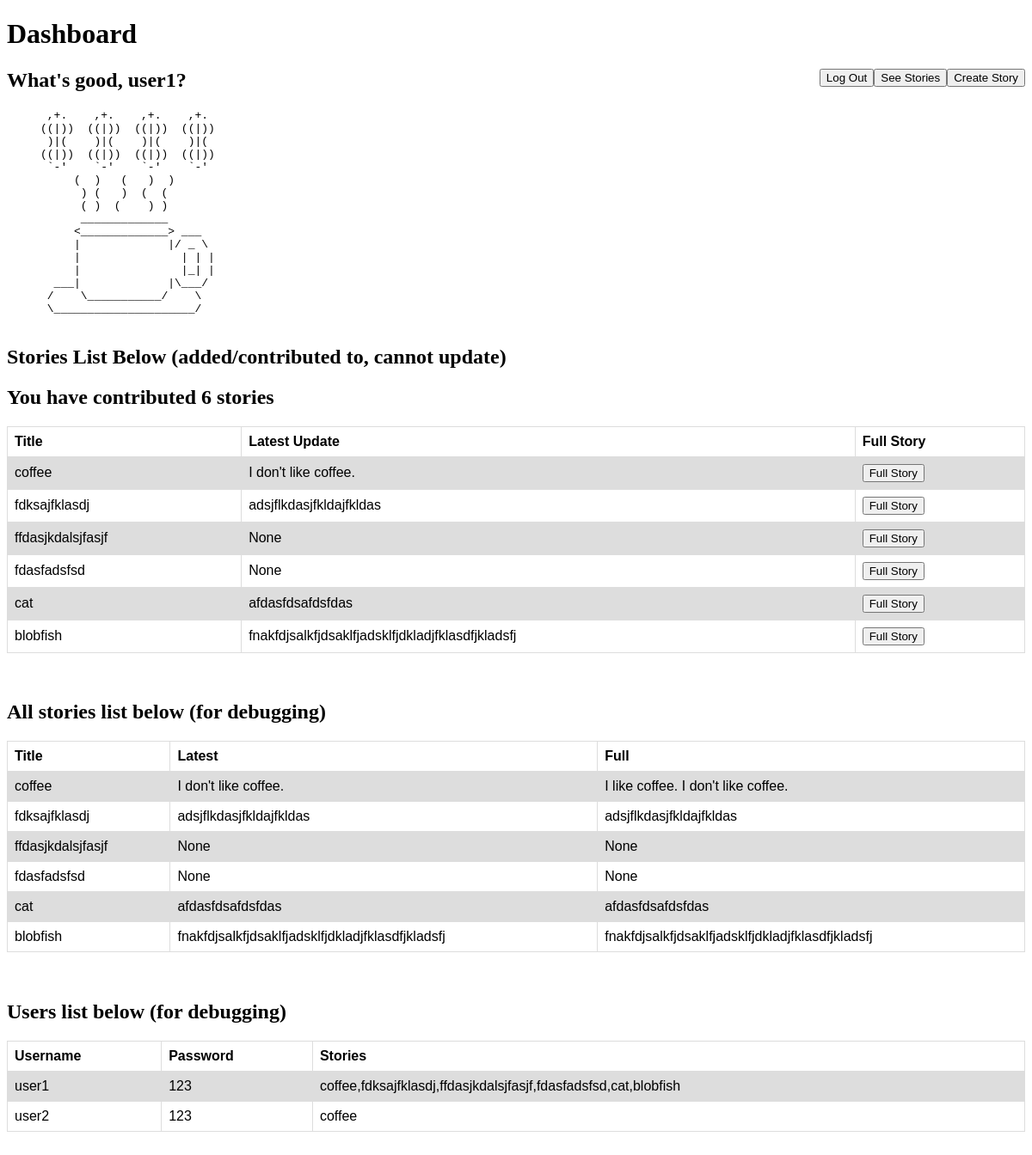
The app's page /dashboard (signed in) with its own data.
### tables this page shows
CREATE TABLE users (username TEXT, password TEXT, stories TEXT);

CREATE TABLE stories (name TEXT, latestUpdate TEXT, fullStory TEXT);

### __init__.py (the view)
@app.route("/dashboard")
def dashboard():
    if not session.get(logged_in_user):
        return render_template('main_page.html')
    c.execute("SELECT stories FROM users WHERE username = (?)", (logged_in_user,))
    userStories = c.fetchall()
    userStoriesList = list(userStories[0][0].split(","))
    num_stories = len(userStoriesList)
    if (num_stories == 1) and (userStoriesList[0] == ''):
        num_stories = 0
    stories_list = []
    for story in userStoriesList:
        c.execute("SELECT * FROM stories where name = (?)", (story,))
        row = c.fetchall()
        stories_list.append(row)
    c.execute("SELECT * FROM users")
    users_list = [line for line in c]
    c.execute("SELECT * FROM stories")
    db_stories_list = [line for line in c]
    return render_template(
        "dashboard.html",
        username=logged_in_user,         # so we can see username when we log in
        num_stories=num_stories,         # num of stories the user has added/contributed to
        stories_list=stories_list,       # shows the tables user has added/contributed to
        db_stories_list=db_stories_list, # shows title,latest,full for debugging
        users_list=users_list,           # shows user,pass,titles for debugging
        )

### templates/dashboard.html (shortened to what this page needs)
<!DOCTYPE html>
<html>
  <head>
    <link rel="stylesheet" href="static/css/my_style.css">
    <h1>Dashboard</h1>
  </head>
  <body>
    <form action="/create_story" style="float:right">
      <input type="submit" value="Create Story">
    </form>
    <form action="/see_stories" style="float:right">
      <input type="submit" value="See Stories">
    </form>
    <form action="/logout" method="POST" style="float:right">
      <input type="submit" value="Log Out">
    </form>
    <h2>What's good, {{username}}?</h2>
    <pre>
      ,+.    ,+.    ,+.    ,+.
     ((|))  ((|))  ((|))  ((|))
      )|(    )|(    )|(    )|(
     ((|))  ((|))  ((|))  ((|))
      `-'    `-'    `-'    `-'
          (  )   (   )  )
           ) (   )  (  (
           ( )  (    ) )
           _____________
          <_____________> ___
          |             |/ _ \
          |               | | |
          |               |_| |
       ___|             |\___/
      /    \___________/    \
      \_____________________/
    </pre>
    <h2>Stories List Below (added/contributed to, cannot update)</h2>
    {% if (num_stories == 1) %}
      <h2>You have contributed {{num_stories}} story</h2>
    {% else %}
      <h2>You have contributed {{num_stories}} stories</h2>
    {% endif %}
    <table>
      <tr>
        <th>Title</th>
        <th>Latest Update</th>
        <th>Full Story</th>
      </tr>
      {% if (num_stories != 0) %}
        {% for story_info in stories_list %}
          <tr>
            <td>{{story_info[0][0]}}</td>
            <td>{{story_info[0][1]}}</td>
            <td>
              <form action="/full_story" method="post">
                <input type="submit" value="Full Story">
              </form>
            </td
          </tr>
        {% endfor %}
      {% else %}
        <td></td>
        <td></td>
        <td></td>
      {% endif %}
    </table>
    <br>
    <br>
    <h2>All stories list below (for debugging)</h2>
    <table>
      <tr>
        <th>Title</th>
        <th>Latest</th>
        <th>Full</th>
      </tr>
      {% for story_info in db_stories_list%}
      <tr>
        {% for col in story_info %}
          <td>{{col}}</td>
        {% endfor %}
      </tr>
      {% endfor %}
    </table>
    <br>
    <br>
    <h2>Users list below (for debugging)</h2>
    <table>
      <tr>
        <th>Username</th>
        <th>Password</th>
        <th>Stories</th>
      </tr>
      {% for user_info in users_list %}
      <tr>
        {% for col in user_info %}
          <td>{{col}}</td>
        {% endfor %}
      </tr>
      {% endfor %}
    </table>
    <br>
    <br>
  </body>
</html>

### static/css/my_style.css (style rules this page uses)
table { font-family: arial, sans-serif; border-collapse: collapse; width: 100%; }
td, th { border: 1px solid #dddddd; text-align: left; padding: 8px; }
tr:nth-child(even) { background-color: #dddddd; }

### records on screen
users: username "user1", password "123", stories "coffee,fdksajfklasdj,ffdasjkdalsjfasjf,fdasfadsfsd,cat,blobfish"
stories: name "coffee", latestUpdate "I don't like coffee.", fullStory "I like coffee. I don't like coffee."
stories: name "fdksajfklasdj", latestUpdate "adsjflkdasjfkldajfkldas", fullStory "adsjflkdasjfkldajfkldas"
stories: name "ffdasjkdalsjfasjf", story_info "None", story_info "None" "None"
stories: name "fdasfadsfsd", story_info "None", story_info "None" "None"
stories: name "cat", latestUpdate "afdasfdsafdsfdas", fullStory "afdasfdsafdsfdas"
stories: name "blobfish", latestUpdate "fnakfdjsalkfjdsaklfjadsklfjdkladjfklasdfjkladsfj", fullStory "fnakfdjsalkfjdsaklfjadsklfjdkladjfklasdfjkladsfj"
users: username "user2", password "123", stories "coffee"

### other values on screen
{{ num_stories }} "6"
